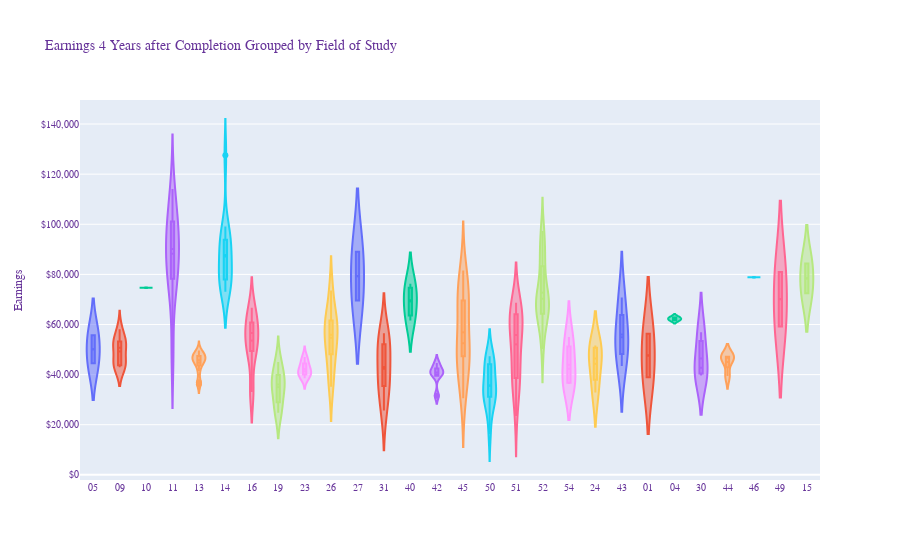

Notebook code for this chart:
### Markdown cell above
## Visualize Field of Study Data

### Code cell
fig = go.Figure()

fields = df['CIPFIELD'].unique().tolist() # Get list of unique fields of study

# Create violin plot for each field of study
for field in fields:
    fig.add_trace(go.Violin(x=df['CIPFIELD'][df['CIPFIELD'] == field],
                            y=df['EARN_MDN_4YR'][df['CIPFIELD'] == field],
                            name=field,
                            box_visible=True,
                            meanline_visible=True,
                            showlegend=False))

# Format the plot
fig.update_yaxes(tickformat="$,.0f")
fig.update_layout(
    title="Earnings 4 Years after Completion Grouped by Field of Study",
    yaxis_title="Earnings",
    font=dict(
        family="Courier New, monospace",
        size=10,
        color="RebeccaPurple"
    )
)

### Figure 1 — Plotly figure (JSON) as saved in the notebook; plotly's stock layout.template omitted (floating-point values rounded to 4 significant figures)
{"data": [{"box": {"visible": true}, "meanline": {"visible": true}, "name": "05", "showlegend": false, "type": "violin", "x": ["05", "05"], "y": [55711, 44503]}, {"box": {"visible": true}, "meanline": {"visible": true}, "name": "09", "showlegend": false, "type": "violin", "x": ["09", "09", "09", "09", "09", "09", "09", "09", "09"], "y": [43349, 58056, 43818, 42911, 53112, 51811, 53623, 45678, 50739]}, {"box": {"visible": true}, "meanline": {"visible": true}, "name": "10", "showlegend": false, "type": "violin", "x": ["10"], "y": [74650]}, {"box": {"visible": true}, "meanline": {"visible": true}, "name": "11", "showlegend": false, "type": "violin", "x": ["11", "11", "11", "11", "11", "11", "11", "11", "11", "11", "11", "11"], "y": [102563, 114046, 91862, 78628, 86824, 103513, 48538, 75474, 90312, 99562, 77800, 89974]}, {"box": {"visible": true}, "meanline": {"visible": true}, "name": "13", "showlegend": false, "type": "violin", "x": ["13", "13", "13", "13", "13", "13", "13", "13", "13", "13", "13", "13", "13"], "y": [36162, 36968, 41473, 46941, 48318, 49647, 45267, 48047, 44873, 47169, 47204, 44408, 45752]}, {"box": {"visible": true}, "meanline": {"visible": true}, "name": "14", "showlegend": false, "type": "violin", "x": ["14", "14", "14", "14", "14", "14", "14", "14", "14", "14", "14", "14", "14", "14", "14"], "y": [99093, 73327, 127592, 95202, 87666, 80317, 75925, 87163, 77504, 91846, 93547, 80643, 73089, 93865, 79480]}, {"box": {"visible": true}, "meanline": {"visible": true}, "name": "16", "showlegend": false, "type": "violin", "x": ["16", "16", "16", "16", "16", "16", "16"], "y": [50095, 66679, 61951, 57396, 33074, 49166, 56633]}, {"box": {"visible": true}, "meanline": {"visible": true}, "name": "19", "showlegend": false, "type": "violin", "x": ["19", "19", "19", "19", "19", "19", "19"], "y": [24823, 34561, 36054, 44984, 27114, 41041, 36219]}, {"box": {"visible": true}, "meanline": {"visible": true}, "name": "23", "showlegend": false, "type": "violin", "x": ["23", "23", "23", "23", "23", "23", "23"], "y": [42838, 41372, 46995, 38592, 44957, 39889, 40671]}, {"box": {"visible": true}, "meanline": {"visible": true}, "name": "26", "showlegend": false, "type": "violin", "x": ["26", "26", "26", "26", "26", "26", "26", "26", "26"], "y": [60978, 50091, 73566, 42285, 61607, 61611, 51081, 55856, 35147]}, {"box": {"visible": true}, "meanline": {"visible": true}, "name": "27", "showlegend": false, "type": "violin", "x": ["27", "27"], "y": [89001, 69595]}, {"box": {"visible": true}, "meanline": {"visible": true}, "name": "31", "showlegend": false, "type": "violin", "x": ["31", "31", "31", "31", "31", "31", "31"], "y": [51688, 25700, 37883, 56514, 42364, 52242, 34578]}, {"box": {"visible": true}, "meanline": {"visible": true}, "name": "40", "showlegend": false, "type": "violin", "x": ["40", "40", "40"], "y": [76268, 61624, 69676]}, {"box": {"visible": true}, "meanline": {"visible": true}, "name": "42", "showlegend": false, "type": "violin", "x": ["42", "42", "42", "42", "42", "42"], "y": [44664, 31561, 41237, 40516, 42396, 39512]}, {"box": {"visible": true}, "meanline": {"visible": true}, "name": "45", "showlegend": false, "type": "violin", "x": ["45", "45", "45", "45", "45", "45", "45", "45", "45", "45", "45", "45", "45", "45"], "y": [81529, 49878, 75656, 67496, 48204, 30608, 73167, 52129, 41332, 69589, 37854, 68470, 52856, 47324]}, {"box": {"visible": true}, "meanline": {"visible": true}, "name": "50", "showlegend": false, "type": "violin", "x": ["50", "50", "50", "50", "50", "50", "50", "50", "50", "50", "50", "50", "50", "50", "50"], "y": [46179, 28358, 44182, 36204, 32723, 25367, 31040, 35642, 44117, 31525, 16331, 37398, 47300, 45382, 32470]}, {"box": {"visible": true}, "meanline": {"visible": true}, "name": "51", "showlegend": false, "type": "violin", "x": ["51", "51", "51", "51", "51", "51", "51", "51", "51", "51", "51", "51", "51", "51", "51", "51", "51", "51"], "y": [38613, 54880, 44870, 23498, 47274, 62156, 50790, 36029, 65009, 56703, 66109, 34952, 58965, 60396, 68640, 36698, 64121, 67444]}, {"box": {"visible": true}, "meanline": {"visible": true}, "name": "52", "showlegend": false, "type": "violin", "x": ["52", "52", "52", "52", "52", "52", "52", "52", "52", "52", "52", "52", "52", "52", "52", "52", "52", "52", "52", "52", "52", "52", "52", "52", "52", "52", "52", "52", "52", "52", "52", "52"], "y": [96358, 84993, 97349, 58082, 96161, 71748, 83366, 88304, 61481, 50623, 64575, 71538, 69741, 67969, 71749, 65175, 83180, 50174, 66493, 72856, 73543, 90829, 68614, 72851, 66810, 70831, 62854, 88600, 64054, 69521, 64060, 62620]}, {"box": {"visible": true}, "meanline": {"visible": true}, "name": "54", "showlegend": false, "type": "violin", "x": ["54", "54", "54", "54"], "y": [54987, 37218, 36231, 47392]}, {"box": {"visible": true}, "meanline": {"visible": true}, "name": "24", "showlegend": false, "type": "violin", "x": ["24", "24", "24", "24"], "y": [32839, 42982, 49899, 51593]}, {"box": {"visible": true}, "meanline": {"visible": true}, "name": "43", "showlegend": false, "type": "violin", "x": ["43", "43", "43", "43"], "y": [43401, 56791, 70785, 52978]}, {"box": {"visible": true}, "meanline": {"visible": true}, "name": "01", "showlegend": false, "type": "violin", "x": ["01", "01"], "y": [56338, 38971]}, {"box": {"visible": true}, "meanline": {"visible": true}, "name": "04", "showlegend": false, "type": "violin", "x": ["04", "04"], "y": [61739, 62795]}, {"box": {"visible": true}, "meanline": {"visible": true}, "name": "30", "showlegend": false, "type": "violin", "x": ["30", "30", "30"], "y": [39623, 42761, 56942]}, {"box": {"visible": true}, "meanline": {"visible": true}, "name": "44", "showlegend": false, "type": "violin", "x": ["44", "44", "44", "44"], "y": [39435, 47214, 47108, 46415]}, {"box": {"visible": true}, "meanline": {"visible": true}, "name": "46", "showlegend": false, "type": "violin", "x": ["46"], "y": [78807]}, {"box": {"visible": true}, "meanline": {"visible": true}, "name": "49", "showlegend": false, "type": "violin", "x": ["49", "49"], "y": [80991, 59224]}, {"box": {"visible": true}, "meanline": {"visible": true}, "name": "15", "showlegend": false, "type": "violin", "x": ["15", "15"], "y": [84292, 72469]}], "layout": {"font": {"color": "RebeccaPurple", "family": "Courier New, monospace", "size": 10}, "title": {"text": "Earnings 4 Years after Completion Grouped by Field of Study"}, "yaxis": {"tickformat": "$,.0f", "title": {"text": "Earnings"}}}}
